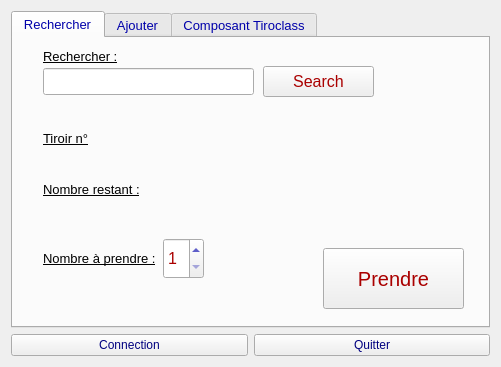
<?xml version="1.0" encoding="UTF-8"?>
<ui version="4.0">
 <class>ihmtiroclass</class>
 <widget class="QMainWindow" name="ihmtiroclass">
  <property name="enabled">
   <bool>true</bool>
  </property>
  <property name="geometry">
   <rect>
    <x>0</x>
    <y>0</y>
    <width>501</width>
    <height>367</height>
   </rect>
  </property>
  <property name="windowTitle">
   <string>ihmtiroclass</string>
  </property>
  <widget class="QWidget" name="centralWidget">
   <property name="layoutDirection">
    <enum>Qt::LeftToRight</enum>
   </property>
   <layout class="QGridLayout" name="gridLayout">
    <item row="1" column="0">
     <widget class="QPushButton" name="connectionBDD">
      <property name="palette">
       <palette>
        <active>
         <colorrole role="ButtonText">
          <brush brushstyle="SolidPattern">
           <color alpha="255">
            <red>0</red>
            <green>0</green>
            <blue>127</blue>
           </color>
          </brush>
         </colorrole>
        </active>
        <inactive>
         <colorrole role="ButtonText">
          <brush brushstyle="SolidPattern">
           <color alpha="255">
            <red>0</red>
            <green>0</green>
            <blue>127</blue>
           </color>
          </brush>
         </colorrole>
        </inactive>
        <disabled>
         <colorrole role="ButtonText">
          <brush brushstyle="SolidPattern">
           <color alpha="255">
            <red>120</red>
            <green>120</green>
            <blue>120</blue>
           </color>
          </brush>
         </colorrole>
        </disabled>
       </palette>
      </property>
      <property name="text">
       <string>Connection</string>
      </property>
     </widget>
    </item>
    <item row="1" column="1">
     <widget class="QPushButton" name="quitterbutton">
      <property name="palette">
       <palette>
        <active>
         <colorrole role="ButtonText">
          <brush brushstyle="SolidPattern">
           <color alpha="255">
            <red>0</red>
            <green>0</green>
            <blue>127</blue>
           </color>
          </brush>
         </colorrole>
        </active>
        <inactive>
         <colorrole role="ButtonText">
          <brush brushstyle="SolidPattern">
           <color alpha="255">
            <red>0</red>
            <green>0</green>
            <blue>127</blue>
           </color>
          </brush>
         </colorrole>
        </inactive>
        <disabled>
         <colorrole role="ButtonText">
          <brush brushstyle="SolidPattern">
           <color alpha="255">
            <red>120</red>
            <green>120</green>
            <blue>120</blue>
           </color>
          </brush>
         </colorrole>
        </disabled>
       </palette>
      </property>
      <property name="text">
       <string>Quitter</string>
      </property>
      <property name="shortcut">
       <string>Ctrl+Q</string>
      </property>
     </widget>
    </item>
    <item row="0" column="0" colspan="2">
     <widget class="QTabWidget" name="tabWidget">
      <property name="enabled">
       <bool>true</bool>
      </property>
      <property name="maximumSize">
       <size>
        <width>500</width>
        <height>600</height>
       </size>
      </property>
      <property name="palette">
       <palette>
        <active>
         <colorrole role="WindowText">
          <brush brushstyle="SolidPattern">
           <color alpha="255">
            <red>0</red>
            <green>0</green>
            <blue>170</blue>
           </color>
          </brush>
         </colorrole>
         <colorrole role="ButtonText">
          <brush brushstyle="SolidPattern">
           <color alpha="255">
            <red>170</red>
            <green>0</green>
            <blue>0</blue>
           </color>
          </brush>
         </colorrole>
        </active>
        <inactive>
         <colorrole role="WindowText">
          <brush brushstyle="SolidPattern">
           <color alpha="255">
            <red>0</red>
            <green>0</green>
            <blue>170</blue>
           </color>
          </brush>
         </colorrole>
         <colorrole role="ButtonText">
          <brush brushstyle="SolidPattern">
           <color alpha="255">
            <red>170</red>
            <green>0</green>
            <blue>0</blue>
           </color>
          </brush>
         </colorrole>
        </inactive>
        <disabled>
         <colorrole role="WindowText">
          <brush brushstyle="SolidPattern">
           <color alpha="255">
            <red>120</red>
            <green>120</green>
            <blue>120</blue>
           </color>
          </brush>
         </colorrole>
         <colorrole role="ButtonText">
          <brush brushstyle="SolidPattern">
           <color alpha="255">
            <red>120</red>
            <green>120</green>
            <blue>120</blue>
           </color>
          </brush>
         </colorrole>
        </disabled>
       </palette>
      </property>
      <property name="font">
       <font>
        <pointsize>10</pointsize>
       </font>
      </property>
      <property name="currentIndex">
       <number>0</number>
      </property>
      <widget class="QWidget" name="tab_1">
       <attribute name="title">
        <string>Rechercher</string>
       </attribute>
       <widget class="QLabel" name="searchtext">
        <property name="geometry">
         <rect>
          <x>30</x>
          <y>10</y>
          <width>91</width>
          <height>16</height>
         </rect>
        </property>
        <property name="palette">
         <palette>
          <active>
           <colorrole role="WindowText">
            <brush brushstyle="SolidPattern">
             <color alpha="255">
              <red>0</red>
              <green>0</green>
              <blue>0</blue>
             </color>
            </brush>
           </colorrole>
          </active>
          <inactive>
           <colorrole role="WindowText">
            <brush brushstyle="SolidPattern">
             <color alpha="255">
              <red>0</red>
              <green>0</green>
              <blue>0</blue>
             </color>
            </brush>
           </colorrole>
          </inactive>
          <disabled>
           <colorrole role="WindowText">
            <brush brushstyle="SolidPattern">
             <color alpha="255">
              <red>120</red>
              <green>120</green>
              <blue>120</blue>
             </color>
            </brush>
           </colorrole>
          </disabled>
         </palette>
        </property>
        <property name="font">
         <font>
          <pointsize>10</pointsize>
          <underline>true</underline>
         </font>
        </property>
        <property name="text">
         <string>Rechercher :</string>
        </property>
       </widget>
       <widget class="QPushButton" name="recherche">
        <property name="geometry">
         <rect>
          <x>250</x>
          <y>28</y>
          <width>111</width>
          <height>31</height>
         </rect>
        </property>
        <property name="font">
         <font>
          <pointsize>12</pointsize>
         </font>
        </property>
        <property name="layoutDirection">
         <enum>Qt::LeftToRight</enum>
        </property>
        <property name="text">
         <string>Search</string>
        </property>
        <property name="shortcut">
         <string>Return</string>
        </property>
       </widget>
       <widget class="QLabel" name="positiontext">
        <property name="geometry">
         <rect>
          <x>30</x>
          <y>90</y>
          <width>67</width>
          <height>21</height>
         </rect>
        </property>
        <property name="palette">
         <palette>
          <active>
           <colorrole role="WindowText">
            <brush brushstyle="SolidPattern">
             <color alpha="255">
              <red>0</red>
              <green>0</green>
              <blue>0</blue>
             </color>
            </brush>
           </colorrole>
          </active>
          <inactive>
           <colorrole role="WindowText">
            <brush brushstyle="SolidPattern">
             <color alpha="255">
              <red>0</red>
              <green>0</green>
              <blue>0</blue>
             </color>
            </brush>
           </colorrole>
          </inactive>
          <disabled>
           <colorrole role="WindowText">
            <brush brushstyle="SolidPattern">
             <color alpha="255">
              <red>120</red>
              <green>120</green>
              <blue>120</blue>
             </color>
            </brush>
           </colorrole>
          </disabled>
         </palette>
        </property>
        <property name="font">
         <font>
          <pointsize>10</pointsize>
          <underline>true</underline>
         </font>
        </property>
        <property name="text">
         <string>Tiroir n°</string>
        </property>
       </widget>
       <widget class="QLabel" name="nbrrestanttext">
        <property name="geometry">
         <rect>
          <x>30</x>
          <y>131</y>
          <width>101</width>
          <height>41</height>
         </rect>
        </property>
        <property name="palette">
         <palette>
          <active>
           <colorrole role="WindowText">
            <brush brushstyle="SolidPattern">
             <color alpha="255">
              <red>0</red>
              <green>0</green>
              <blue>0</blue>
             </color>
            </brush>
           </colorrole>
          </active>
          <inactive>
           <colorrole role="WindowText">
            <brush brushstyle="SolidPattern">
             <color alpha="255">
              <red>0</red>
              <green>0</green>
              <blue>0</blue>
             </color>
            </brush>
           </colorrole>
          </inactive>
          <disabled>
           <colorrole role="WindowText">
            <brush brushstyle="SolidPattern">
             <color alpha="255">
              <red>120</red>
              <green>120</green>
              <blue>120</blue>
             </color>
            </brush>
           </colorrole>
          </disabled>
         </palette>
        </property>
        <property name="font">
         <font>
          <pointsize>10</pointsize>
          <underline>true</underline>
         </font>
        </property>
        <property name="text">
         <string>Nombre restant :</string>
        </property>
       </widget>
       <widget class="QPushButton" name="takebutton">
        <property name="geometry">
         <rect>
          <x>310</x>
          <y>210</y>
          <width>141</width>
          <height>61</height>
         </rect>
        </property>
        <property name="font">
         <font>
          <pointsize>15</pointsize>
         </font>
        </property>
        <property name="cursor">
         <cursorShape>ArrowCursor</cursorShape>
        </property>
        <property name="text">
         <string>Prendre</string>
        </property>
       </widget>
       <widget class="QLineEdit" name="searchbar">
        <property name="geometry">
         <rect>
          <x>30</x>
          <y>30</y>
          <width>211</width>
          <height>27</height>
         </rect>
        </property>
        <property name="whatsThis">
         <string>&lt;html&gt;&lt;head/&gt;&lt;body&gt;&lt;p&gt;Tapez votre recherche ici !&lt;/p&gt;&lt;/body&gt;&lt;/html&gt;</string>
        </property>
        <property name="styleSheet">
         <string notr="true">Tapez votre recherche ici !</string>
        </property>
        <property name="placeholderText">
         <string/>
        </property>
        <property name="clearButtonEnabled">
         <bool>true</bool>
        </property>
       </widget>
       <widget class="QLabel" name="textnbr">
        <property name="geometry">
         <rect>
          <x>130</x>
          <y>121</y>
          <width>51</width>
          <height>61</height>
         </rect>
        </property>
        <property name="palette">
         <palette>
          <active>
           <colorrole role="WindowText">
            <brush brushstyle="SolidPattern">
             <color alpha="255">
              <red>170</red>
              <green>0</green>
              <blue>0</blue>
             </color>
            </brush>
           </colorrole>
           <colorrole role="Text">
            <brush brushstyle="SolidPattern">
             <color alpha="255">
              <red>170</red>
              <green>0</green>
              <blue>0</blue>
             </color>
            </brush>
           </colorrole>
           <colorrole role="PlaceholderText">
            <brush brushstyle="SolidPattern">
             <color alpha="128">
              <red>170</red>
              <green>0</green>
              <blue>0</blue>
             </color>
            </brush>
           </colorrole>
          </active>
          <inactive>
           <colorrole role="WindowText">
            <brush brushstyle="SolidPattern">
             <color alpha="255">
              <red>170</red>
              <green>0</green>
              <blue>0</blue>
             </color>
            </brush>
           </colorrole>
           <colorrole role="Text">
            <brush brushstyle="SolidPattern">
             <color alpha="255">
              <red>170</red>
              <green>0</green>
              <blue>0</blue>
             </color>
            </brush>
           </colorrole>
           <colorrole role="PlaceholderText">
            <brush brushstyle="SolidPattern">
             <color alpha="128">
              <red>170</red>
              <green>0</green>
              <blue>0</blue>
             </color>
            </brush>
           </colorrole>
          </inactive>
          <disabled>
           <colorrole role="WindowText">
            <brush brushstyle="SolidPattern">
             <color alpha="255">
              <red>120</red>
              <green>120</green>
              <blue>120</blue>
             </color>
            </brush>
           </colorrole>
           <colorrole role="Text">
            <brush brushstyle="SolidPattern">
             <color alpha="255">
              <red>120</red>
              <green>120</green>
              <blue>120</blue>
             </color>
            </brush>
           </colorrole>
           <colorrole role="PlaceholderText">
            <brush brushstyle="SolidPattern">
             <color alpha="128">
              <red>0</red>
              <green>0</green>
              <blue>0</blue>
             </color>
            </brush>
           </colorrole>
          </disabled>
         </palette>
        </property>
        <property name="font">
         <font>
          <pointsize>12</pointsize>
          <weight>75</weight>
          <bold>true</bold>
          <underline>false</underline>
         </font>
        </property>
        <property name="cursor">
         <cursorShape>IBeamCursor</cursorShape>
        </property>
        <property name="text">
         <string/>
        </property>
       </widget>
       <widget class="QLabel" name="textposition">
        <property name="geometry">
         <rect>
          <x>80</x>
          <y>80</y>
          <width>31</width>
          <height>41</height>
         </rect>
        </property>
        <property name="maximumSize">
         <size>
          <width>16777215</width>
          <height>16777215</height>
         </size>
        </property>
        <property name="palette">
         <palette>
          <active>
           <colorrole role="WindowText">
            <brush brushstyle="SolidPattern">
             <color alpha="255">
              <red>170</red>
              <green>0</green>
              <blue>0</blue>
             </color>
            </brush>
           </colorrole>
           <colorrole role="Text">
            <brush brushstyle="SolidPattern">
             <color alpha="255">
              <red>170</red>
              <green>0</green>
              <blue>0</blue>
             </color>
            </brush>
           </colorrole>
           <colorrole role="PlaceholderText">
            <brush brushstyle="SolidPattern">
             <color alpha="128">
              <red>170</red>
              <green>0</green>
              <blue>0</blue>
             </color>
            </brush>
           </colorrole>
          </active>
          <inactive>
           <colorrole role="WindowText">
            <brush brushstyle="SolidPattern">
             <color alpha="255">
              <red>170</red>
              <green>0</green>
              <blue>0</blue>
             </color>
            </brush>
           </colorrole>
           <colorrole role="Text">
            <brush brushstyle="SolidPattern">
             <color alpha="255">
              <red>170</red>
              <green>0</green>
              <blue>0</blue>
             </color>
            </brush>
           </colorrole>
           <colorrole role="PlaceholderText">
            <brush brushstyle="SolidPattern">
             <color alpha="128">
              <red>170</red>
              <green>0</green>
              <blue>0</blue>
             </color>
            </brush>
           </colorrole>
          </inactive>
          <disabled>
           <colorrole role="WindowText">
            <brush brushstyle="SolidPattern">
             <color alpha="255">
              <red>120</red>
              <green>120</green>
              <blue>120</blue>
             </color>
            </brush>
           </colorrole>
           <colorrole role="Text">
            <brush brushstyle="SolidPattern">
             <color alpha="255">
              <red>120</red>
              <green>120</green>
              <blue>120</blue>
             </color>
            </brush>
           </colorrole>
           <colorrole role="PlaceholderText">
            <brush brushstyle="SolidPattern">
             <color alpha="128">
              <red>0</red>
              <green>0</green>
              <blue>0</blue>
             </color>
            </brush>
           </colorrole>
          </disabled>
         </palette>
        </property>
        <property name="font">
         <font>
          <pointsize>12</pointsize>
          <weight>75</weight>
          <bold>true</bold>
          <underline>false</underline>
          <strikeout>false</strikeout>
          <kerning>false</kerning>
         </font>
        </property>
        <property name="cursor">
         <cursorShape>IBeamCursor</cursorShape>
        </property>
        <property name="text">
         <string/>
        </property>
       </widget>
       <widget class="QLabel" name="nbrAPrendre">
        <property name="geometry">
         <rect>
          <x>30</x>
          <y>200</y>
          <width>121</width>
          <height>41</height>
         </rect>
        </property>
        <property name="palette">
         <palette>
          <active>
           <colorrole role="WindowText">
            <brush brushstyle="SolidPattern">
             <color alpha="255">
              <red>0</red>
              <green>0</green>
              <blue>0</blue>
             </color>
            </brush>
           </colorrole>
          </active>
          <inactive>
           <colorrole role="WindowText">
            <brush brushstyle="SolidPattern">
             <color alpha="255">
              <red>0</red>
              <green>0</green>
              <blue>0</blue>
             </color>
            </brush>
           </colorrole>
          </inactive>
          <disabled>
           <colorrole role="WindowText">
            <brush brushstyle="SolidPattern">
             <color alpha="255">
              <red>120</red>
              <green>120</green>
              <blue>120</blue>
             </color>
            </brush>
           </colorrole>
          </disabled>
         </palette>
        </property>
        <property name="font">
         <font>
          <underline>true</underline>
         </font>
        </property>
        <property name="text">
         <string>Nombre à prendre :</string>
        </property>
       </widget>
       <widget class="QSpinBox" name="spinBox">
        <property name="geometry">
         <rect>
          <x>150</x>
          <y>200</y>
          <width>41</width>
          <height>41</height>
         </rect>
        </property>
        <property name="palette">
         <palette>
          <active>
           <colorrole role="Text">
            <brush brushstyle="SolidPattern">
             <color alpha="255">
              <red>170</red>
              <green>0</green>
              <blue>0</blue>
             </color>
            </brush>
           </colorrole>
           <colorrole role="PlaceholderText">
            <brush brushstyle="SolidPattern">
             <color alpha="128">
              <red>170</red>
              <green>0</green>
              <blue>0</blue>
             </color>
            </brush>
           </colorrole>
          </active>
          <inactive>
           <colorrole role="Text">
            <brush brushstyle="SolidPattern">
             <color alpha="255">
              <red>170</red>
              <green>0</green>
              <blue>0</blue>
             </color>
            </brush>
           </colorrole>
           <colorrole role="PlaceholderText">
            <brush brushstyle="SolidPattern">
             <color alpha="128">
              <red>170</red>
              <green>0</green>
              <blue>0</blue>
             </color>
            </brush>
           </colorrole>
          </inactive>
          <disabled>
           <colorrole role="Text">
            <brush brushstyle="SolidPattern">
             <color alpha="255">
              <red>120</red>
              <green>120</green>
              <blue>120</blue>
             </color>
            </brush>
           </colorrole>
           <colorrole role="PlaceholderText">
            <brush brushstyle="SolidPattern">
             <color alpha="128">
              <red>0</red>
              <green>0</green>
              <blue>0</blue>
             </color>
            </brush>
           </colorrole>
          </disabled>
         </palette>
        </property>
        <property name="font">
         <font>
          <pointsize>12</pointsize>
          <weight>50</weight>
          <italic>false</italic>
          <bold>false</bold>
          <underline>false</underline>
          <strikeout>false</strikeout>
         </font>
        </property>
        <property name="cursor">
         <cursorShape>ArrowCursor</cursorShape>
        </property>
        <property name="mouseTracking">
         <bool>false</bool>
        </property>
        <property name="toolTip">
         <string/>
        </property>
        <property name="toolTipDuration">
         <number>-1</number>
        </property>
        <property name="layoutDirection">
         <enum>Qt::LeftToRight</enum>
        </property>
        <property name="autoFillBackground">
         <bool>false</bool>
        </property>
        <property name="styleSheet">
         <string notr="true">n</string>
        </property>
        <property name="minimum">
         <number>1</number>
        </property>
        <property name="maximum">
         <number>99</number>
        </property>
       </widget>
       <widget class="QLabel" name="image">
        <property name="geometry">
         <rect>
          <x>280</x>
          <y>80</y>
          <width>161</width>
          <height>111</height>
         </rect>
        </property>
        <property name="text">
         <string/>
        </property>
       </widget>
      </widget>
      <widget class="QWidget" name="tab_2">
       <attribute name="title">
        <string>Ajouter</string>
       </attribute>
       <widget class="QLabel" name="ID">
        <property name="geometry">
         <rect>
          <x>10</x>
          <y>10</y>
          <width>67</width>
          <height>17</height>
         </rect>
        </property>
        <property name="palette">
         <palette>
          <active>
           <colorrole role="WindowText">
            <brush brushstyle="SolidPattern">
             <color alpha="255">
              <red>0</red>
              <green>0</green>
              <blue>0</blue>
             </color>
            </brush>
           </colorrole>
          </active>
          <inactive>
           <colorrole role="WindowText">
            <brush brushstyle="SolidPattern">
             <color alpha="255">
              <red>0</red>
              <green>0</green>
              <blue>0</blue>
             </color>
            </brush>
           </colorrole>
          </inactive>
          <disabled>
           <colorrole role="WindowText">
            <brush brushstyle="SolidPattern">
             <color alpha="255">
              <red>120</red>
              <green>120</green>
              <blue>120</blue>
             </color>
            </brush>
           </colorrole>
          </disabled>
         </palette>
        </property>
        <property name="font">
         <font>
          <pointsize>10</pointsize>
          <underline>true</underline>
         </font>
        </property>
        <property name="text">
         <string>Référence :</string>
        </property>
       </widget>
       <widget class="QLabel" name="NOM">
        <property name="geometry">
         <rect>
          <x>10</x>
          <y>80</y>
          <width>67</width>
          <height>17</height>
         </rect>
        </property>
        <property name="palette">
         <palette>
          <active>
           <colorrole role="WindowText">
            <brush brushstyle="SolidPattern">
             <color alpha="255">
              <red>0</red>
              <green>0</green>
              <blue>0</blue>
             </color>
            </brush>
           </colorrole>
          </active>
          <inactive>
           <colorrole role="WindowText">
            <brush brushstyle="SolidPattern">
             <color alpha="255">
              <red>0</red>
              <green>0</green>
              <blue>0</blue>
             </color>
            </brush>
           </colorrole>
          </inactive>
          <disabled>
           <colorrole role="WindowText">
            <brush brushstyle="SolidPattern">
             <color alpha="255">
              <red>120</red>
              <green>120</green>
              <blue>120</blue>
             </color>
            </brush>
           </colorrole>
          </disabled>
         </palette>
        </property>
        <property name="font">
         <font>
          <pointsize>10</pointsize>
          <underline>true</underline>
         </font>
        </property>
        <property name="text">
         <string>Nom :</string>
        </property>
       </widget>
       <widget class="QLabel" name="ETAGE">
        <property name="geometry">
         <rect>
          <x>10</x>
          <y>220</y>
          <width>67</width>
          <height>17</height>
         </rect>
        </property>
        <property name="palette">
         <palette>
          <active>
           <colorrole role="WindowText">
            <brush brushstyle="SolidPattern">
             <color alpha="255">
              <red>0</red>
              <green>0</green>
              <blue>0</blue>
             </color>
            </brush>
           </colorrole>
          </active>
          <inactive>
           <colorrole role="WindowText">
            <brush brushstyle="SolidPattern">
             <color alpha="255">
              <red>0</red>
              <green>0</green>
              <blue>0</blue>
             </color>
            </brush>
           </colorrole>
          </inactive>
          <disabled>
           <colorrole role="WindowText">
            <brush brushstyle="SolidPattern">
             <color alpha="255">
              <red>120</red>
              <green>120</green>
              <blue>120</blue>
             </color>
            </brush>
           </colorrole>
          </disabled>
         </palette>
        </property>
        <property name="font">
         <font>
          <pointsize>10</pointsize>
          <underline>true</underline>
         </font>
        </property>
        <property name="text">
         <string>Tiroir :</string>
        </property>
       </widget>
       <widget class="QLabel" name="NOMBRE">
        <property name="geometry">
         <rect>
          <x>10</x>
          <y>150</y>
          <width>67</width>
          <height>17</height>
         </rect>
        </property>
        <property name="palette">
         <palette>
          <active>
           <colorrole role="WindowText">
            <brush brushstyle="SolidPattern">
             <color alpha="255">
              <red>0</red>
              <green>0</green>
              <blue>0</blue>
             </color>
            </brush>
           </colorrole>
          </active>
          <inactive>
           <colorrole role="WindowText">
            <brush brushstyle="SolidPattern">
             <color alpha="255">
              <red>0</red>
              <green>0</green>
              <blue>0</blue>
             </color>
            </brush>
           </colorrole>
          </inactive>
          <disabled>
           <colorrole role="WindowText">
            <brush brushstyle="SolidPattern">
             <color alpha="255">
              <red>120</red>
              <green>120</green>
              <blue>120</blue>
             </color>
            </brush>
           </colorrole>
          </disabled>
         </palette>
        </property>
        <property name="font">
         <font>
          <pointsize>10</pointsize>
          <underline>true</underline>
         </font>
        </property>
        <property name="text">
         <string>Quantité :</string>
        </property>
       </widget>
       <widget class="QLineEdit" name="IdObject">
        <property name="geometry">
         <rect>
          <x>10</x>
          <y>30</y>
          <width>211</width>
          <height>27</height>
         </rect>
        </property>
       </widget>
       <widget class="QLineEdit" name="NomObject">
        <property name="geometry">
         <rect>
          <x>10</x>
          <y>100</y>
          <width>211</width>
          <height>27</height>
         </rect>
        </property>
       </widget>
       <widget class="QLineEdit" name="EtageObject">
        <property name="geometry">
         <rect>
          <x>10</x>
          <y>240</y>
          <width>211</width>
          <height>27</height>
         </rect>
        </property>
       </widget>
       <widget class="QPushButton" name="AddObject">
        <property name="geometry">
         <rect>
          <x>290</x>
          <y>40</y>
          <width>151</width>
          <height>201</height>
         </rect>
        </property>
        <property name="font">
         <font>
          <pointsize>20</pointsize>
          <weight>50</weight>
          <italic>false</italic>
          <bold>false</bold>
          <underline>false</underline>
          <strikeout>false</strikeout>
          <kerning>true</kerning>
         </font>
        </property>
        <property name="text">
         <string>Ajouter</string>
        </property>
        <property name="shortcut">
         <string>Return</string>
        </property>
       </widget>
       <widget class="Line" name="line">
        <property name="geometry">
         <rect>
          <x>233</x>
          <y>0</y>
          <width>20</width>
          <height>291</height>
         </rect>
        </property>
        <property name="palette">
         <palette>
          <active>
           <colorrole role="WindowText">
            <brush brushstyle="SolidPattern">
             <color alpha="255">
              <red>0</red>
              <green>0</green>
              <blue>0</blue>
             </color>
            </brush>
           </colorrole>
           <colorrole role="Dark">
            <brush brushstyle="SolidPattern">
             <color alpha="255">
              <red>170</red>
              <green>0</green>
              <blue>0</blue>
             </color>
            </brush>
           </colorrole>
           <colorrole role="Text">
            <brush brushstyle="SolidPattern">
             <color alpha="255">
              <red>0</red>
              <green>0</green>
              <blue>0</blue>
             </color>
            </brush>
           </colorrole>
           <colorrole role="ButtonText">
            <brush brushstyle="SolidPattern">
             <color alpha="255">
              <red>170</red>
              <green>0</green>
              <blue>0</blue>
             </color>
            </brush>
           </colorrole>
           <colorrole role="PlaceholderText">
            <brush brushstyle="SolidPattern">
             <color alpha="128">
              <red>0</red>
              <green>0</green>
              <blue>0</blue>
             </color>
            </brush>
           </colorrole>
          </active>
          <inactive>
           <colorrole role="WindowText">
            <brush brushstyle="SolidPattern">
             <color alpha="255">
              <red>0</red>
              <green>0</green>
              <blue>0</blue>
             </color>
            </brush>
           </colorrole>
           <colorrole role="Dark">
            <brush brushstyle="SolidPattern">
             <color alpha="255">
              <red>170</red>
              <green>0</green>
              <blue>0</blue>
             </color>
            </brush>
           </colorrole>
           <colorrole role="Text">
            <brush brushstyle="SolidPattern">
             <color alpha="255">
              <red>0</red>
              <green>0</green>
              <blue>0</blue>
             </color>
            </brush>
           </colorrole>
           <colorrole role="ButtonText">
            <brush brushstyle="SolidPattern">
             <color alpha="255">
              <red>170</red>
              <green>0</green>
              <blue>0</blue>
             </color>
            </brush>
           </colorrole>
           <colorrole role="PlaceholderText">
            <brush brushstyle="SolidPattern">
             <color alpha="128">
              <red>0</red>
              <green>0</green>
              <blue>0</blue>
             </color>
            </brush>
           </colorrole>
          </inactive>
          <disabled>
           <colorrole role="WindowText">
            <brush brushstyle="SolidPattern">
             <color alpha="255">
              <red>170</red>
              <green>0</green>
              <blue>0</blue>
             </color>
            </brush>
           </colorrole>
           <colorrole role="Dark">
            <brush brushstyle="SolidPattern">
             <color alpha="255">
              <red>170</red>
              <green>0</green>
              <blue>0</blue>
             </color>
            </brush>
           </colorrole>
           <colorrole role="Text">
            <brush brushstyle="SolidPattern">
             <color alpha="255">
              <red>170</red>
              <green>0</green>
              <blue>0</blue>
             </color>
            </brush>
           </colorrole>
           <colorrole role="ButtonText">
            <brush brushstyle="SolidPattern">
             <color alpha="255">
              <red>170</red>
              <green>0</green>
              <blue>0</blue>
             </color>
            </brush>
           </colorrole>
           <colorrole role="PlaceholderText">
            <brush brushstyle="SolidPattern">
             <color alpha="128">
              <red>0</red>
              <green>0</green>
              <blue>0</blue>
             </color>
            </brush>
           </colorrole>
          </disabled>
         </palette>
        </property>
        <property name="orientation">
         <enum>Qt::Vertical</enum>
        </property>
       </widget>
       <widget class="QSpinBox" name="NombreObject">
        <property name="geometry">
         <rect>
          <x>10</x>
          <y>170</y>
          <width>81</width>
          <height>31</height>
         </rect>
        </property>
        <property name="minimum">
         <number>1</number>
        </property>
        <property name="maximum">
         <number>500</number>
        </property>
       </widget>
      </widget>
      <widget class="QWidget" name="tab_3">
       <attribute name="title">
        <string>Composant Tiroclass</string>
       </attribute>
       <widget class="QTableView" name="table">
        <property name="enabled">
         <bool>true</bool>
        </property>
        <property name="geometry">
         <rect>
          <x>10</x>
          <y>10</y>
          <width>448</width>
          <height>271</height>
         </rect>
        </property>
        <property name="font">
         <font>
          <pointsize>8</pointsize>
         </font>
        </property>
        <property name="cursor" stdset="0">
         <cursorShape>IBeamCursor</cursorShape>
        </property>
        <property name="editTriggers">
         <set>QAbstractItemView::AllEditTriggers</set>
        </property>
       </widget>
      </widget>
     </widget>
    </item>
   </layout>
  </widget>
  <action name="actionversion">
   <property name="text">
    <string>version</string>
   </property>
  </action>
  <action name="actionQuitter">
   <property name="text">
    <string>Quitter</string>
   </property>
  </action>
 </widget>
 <layoutdefault spacing="6" margin="11"/>
 <tabstops>
  <tabstop>IdObject</tabstop>
  <tabstop>NomObject</tabstop>
  <tabstop>EtageObject</tabstop>
  <tabstop>AddObject</tabstop>
  <tabstop>tabWidget</tabstop>
  <tabstop>table</tabstop>
  <tabstop>searchbar</tabstop>
  <tabstop>recherche</tabstop>
  <tabstop>spinBox</tabstop>
  <tabstop>takebutton</tabstop>
  <tabstop>connectionBDD</tabstop>
  <tabstop>quitterbutton</tabstop>
 </tabstops>
 <resources/>
 <connections>
  <connection>
   <sender>recherche</sender>
   <signal>clicked()</signal>
   <receiver>searchbar</receiver>
   <slot>copy()</slot>
   <hints>
    <hint type="sourcelabel">
     <x>337</x>
     <y>92</y>
    </hint>
    <hint type="destinationlabel">
     <x>235</x>
     <y>90</y>
    </hint>
   </hints>
  </connection>
  <connection>
   <sender>connectionBDD</sender>
   <signal>clicked()</signal>
   <receiver>ihmtiroclass</receiver>
   <slot>connection()</slot>
   <hints>
    <hint type="sourcelabel">
     <x>101</x>
     <y>357</y>
    </hint>
    <hint type="destinationlabel">
     <x>143</x>
     <y>310</y>
    </hint>
   </hints>
  </connection>
  <connection>
   <sender>searchbar</sender>
   <signal>textChanged(QString)</signal>
   <receiver>recherche</receiver>
   <slot>click()</slot>
   <hints>
    <hint type="sourcelabel">
     <x>186</x>
     <y>76</y>
    </hint>
    <hint type="destinationlabel">
     <x>281</x>
     <y>80</y>
    </hint>
   </hints>
  </connection>
 </connections>
 <slots>
  <slot>connection()</slot>
  <slot>refresh()</slot>
 </slots>
</ui>
